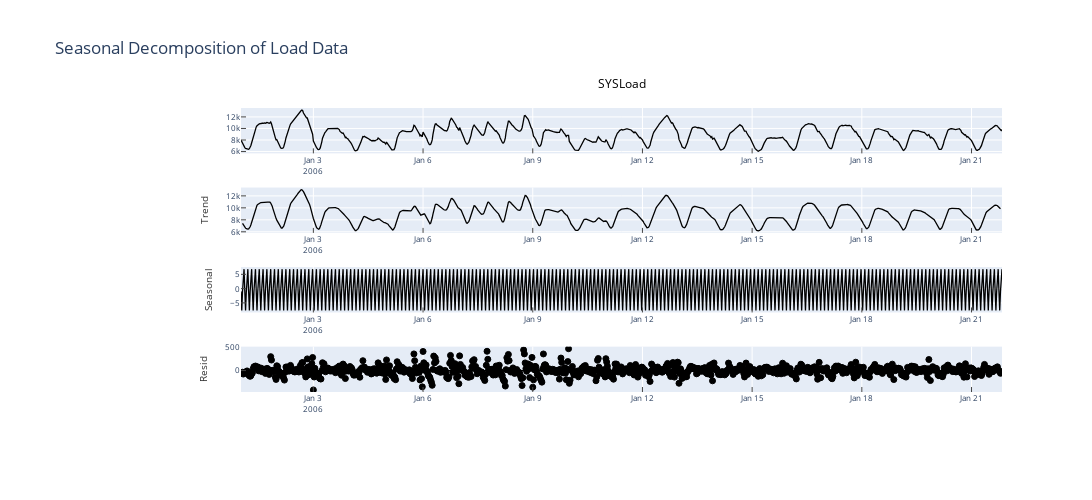

Source (notebook cell):
### Markdown cell above
## Data Decomposition

### Code cell
import plotly
from plotly.subplots import make_subplots
import plotly.graph_objects as go
seasonality = seasonal_decompose(data.SYSLoad.head(1000), model = 'additive',period=5)
seasonality = seasonality.plot()
seasonality = plotly.tools.mpl_to_plotly(seasonality)
seasonality.update_layout(width = 1100, height = 500, title = 'Seasonal Decomposition of Load Data')

### Figure 1 — Plotly figure (JSON) as saved in the notebook; plotly's stock layout.template omitted (floating-point values rounded to 4 significant figures; data arrays with more than 128 entries replaced by an {"elided": "..."} marker saying what was removed)
{"data": [{"line": {"color": "rgba(0, 0, 0, 1)", "dash": "solid", "width": 1.3}, "mode": "lines", "name": "_line0", "type": "scatter", "x": {"elided": "1000 str values"}, "xaxis": "x", "y": {"elided": "1000 float values"}, "yaxis": "y"}, {"line": {"color": "rgba(0, 0, 0, 1)", "dash": "solid", "width": 1.3}, "mode": "lines", "name": "_line0", "type": "scatter", "x": {"elided": "1000 str values"}, "xaxis": "x2", "y": {"elided": "1000 float values"}, "yaxis": "y2"}, {"line": {"color": "rgba(0, 0, 0, 1)", "dash": "solid", "width": 1.3}, "mode": "lines", "name": "_line0", "type": "scatter", "x": {"elided": "1000 str values"}, "xaxis": "x3", "y": {"elided": "1000 float values"}, "yaxis": "y3"}, {"marker": {"color": "#000000", "line": {"color": "#000000", "width": 1}, "opacity": 1, "size": 6, "symbol": "circle"}, "mode": "markers", "name": "_line0", "type": "scatter", "x": {"elided": "1000 str values"}, "xaxis": "x4", "y": {"elided": "1000 float values"}, "yaxis": "y4"}, {"line": {"color": "rgba(0, 0, 0, 1)", "dash": "solid", "width": 1.3}, "mode": "lines", "name": "_line1", "type": "scatter", "x": ["2006-01-01 00:30:00", "2006-01-21 20:00:00"], "xaxis": "x4", "y": [0, 0], "yaxis": "y4"}], "layout": {"annotations": [{"font": {"color": "#000000", "size": 12}, "showarrow": false, "text": "SYSLoad", "x": 0.5001, "xanchor": "center", "xref": "paper", "y": 1.051, "yanchor": "bottom", "yref": "paper"}], "autosize": false, "height": 500, "hovermode": "closest", "margin": {"b": 108, "l": 241, "pad": 0, "r": 90, "t": 108}, "showlegend": false, "title": {"text": "Seasonal Decomposition of Load Data"}, "width": 1100, "xaxis": {"anchor": "y", "domain": [0, 1], "mirror": false, "nticks": 10, "range": ["2006-01-01 00:30:00", "2006-01-21 20:00:00"], "showgrid": true, "showline": false, "side": "bottom", "tickfont": {"size": 8.33}, "ticks": "inside", "type": "date", "zeroline": false}, "xaxis2": {"anchor": "y2", "domain": [0, 1], "mirror": false, "nticks": 10, "range": ["2006-01-01 00:30:00", "2006-01-21 20:00:00"], "showgrid": true, "showline": false, "side": "bottom", "tickfont": {"size": 8.33}, "ticks": "inside", "type": "date", "zeroline": false}, "xaxis3": {"anchor": "y3", "domain": [0, 1], "mirror": false, "nticks": 10, "range": ["2006-01-01 00:30:00", "2006-01-21 20:00:00"], "showgrid": true, "showline": false, "side": "bottom", "tickfont": {"size": 8.33}, "ticks": "inside", "type": "date", "zeroline": false}, "xaxis4": {"anchor": "y4", "domain": [0, 1], "mirror": false, "nticks": 10, "range": ["2006-01-01 00:30:00", "2006-01-21 20:00:00"], "showgrid": true, "showline": false, "side": "bottom", "tickfont": {"size": 8.33}, "ticks": "inside", "type": "date", "zeroline": false}, "yaxis": {"anchor": "x", "domain": [0.8403, 1], "mirror": false, "nticks": 5, "range": [5687.0, 13550.0], "showgrid": true, "showline": false, "side": "left", "tickfont": {"size": 8.33}, "ticks": "inside", "type": "linear", "zeroline": false}, "yaxis2": {"anchor": "x2", "domain": [0.5602, 0.7199], "mirror": false, "nticks": 5, "range": [5817.0, 13390.0], "showgrid": true, "showline": false, "side": "left", "tickfont": {"size": 8.33}, "ticks": "inside", "title": {"font": {"color": "#333333", "size": 10}, "text": "Trend"}, "type": "linear", "zeroline": false}, "yaxis3": {"anchor": "x3", "domain": [0.2801, 0.4398], "mirror": false, "nticks": 5, "range": [-8.335, 7.523], "showgrid": true, "showline": false, "side": "left", "tickfont": {"size": 8.33}, "ticks": "inside", "title": {"font": {"color": "#333333", "size": 10}, "text": "Seasonal"}, "type": "linear", "zeroline": false}, "yaxis4": {"anchor": "x4", "domain": [0, 0.1597], "mirror": false, "nticks": 4, "range": [-461.9, 515.9], "showgrid": true, "showline": false, "side": "left", "tickfont": {"size": 8.33}, "ticks": "inside", "title": {"font": {"color": "#333333", "size": 10}, "text": "Resid"}, "type": "linear", "zeroline": false}}}
